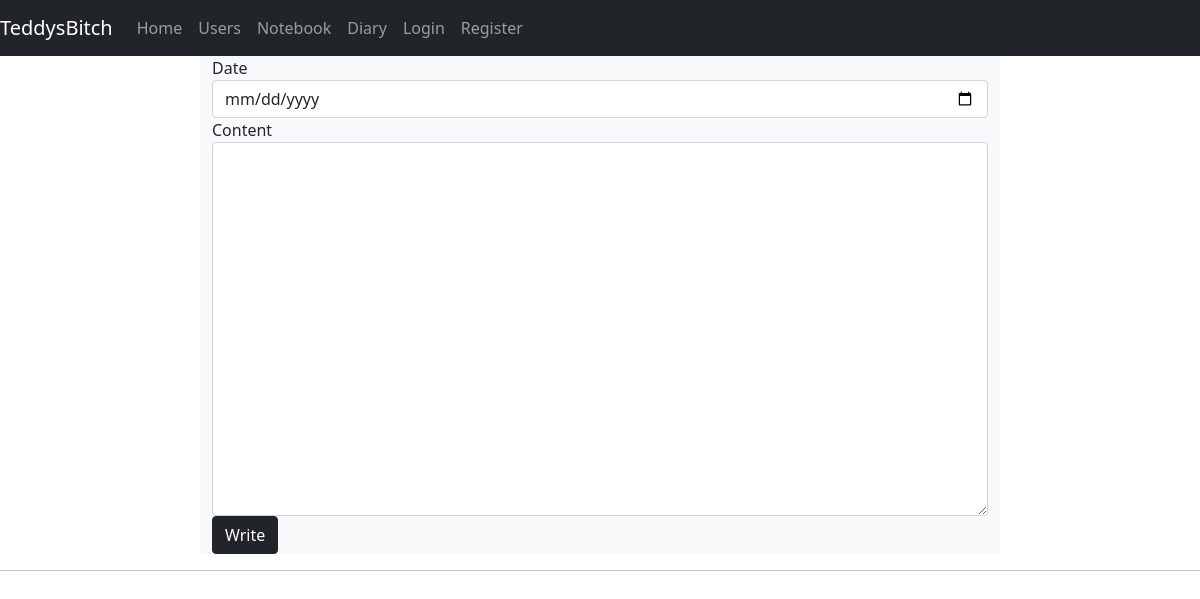
Page /diary on the earlier database version.
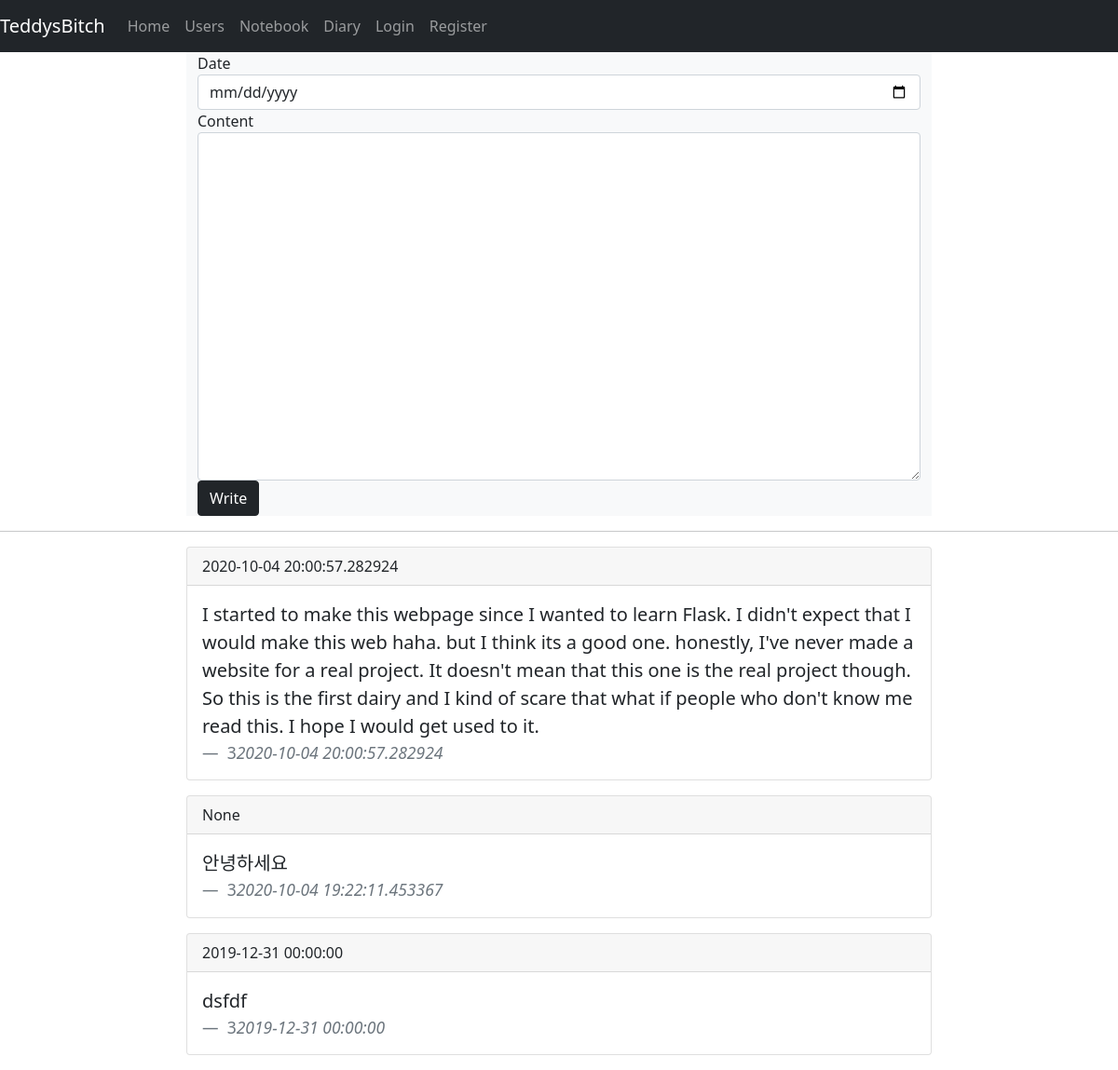
Same page on the later database version.
### app/models.py (models this page shows, shortened)
class Post(db.Model):
    __table_name__ = 'post'
    id = db.Column(db.Integer, primary_key=True)
    title = db.Column(db.String(100), nullable=False)
    content = db.Column(db.Text, nullable=False)
    datePosted = db.Column(db.DateTime, default=datetime.datetime.now())
    user_id = db.Column(db.Integer, db.ForeignKey('user.id'))

### app/views.py (the view)
@app.route('/diary')
def diary():
    posts = Post.query.order_by(desc('datePosted')).all()
    return render_template("diary.html", posts=posts)

### app/templates/diary.html
{% extends 'base.html' %}
{% block content %}
    <div class="row col-md-8 bg-light m-auto">
            <form method="POST" action="/diary/new" class='form-inline' role="form">
                <label>Date</label>
                <input type="date" class="form-control" name="date"/>
                <label>Content</label>
                <textarea class="form-control" rows="15" name="content"></textarea>
                <button type="submit" class="btn btn-dark btn-block">Write</button>
            </form>
    </div>
    <hr>
    <div class="col-md-8 m-auto">
    {% if posts %}
        {% for post in posts %}
            <div class="card mt-3 mb-3">
                <div class="card-header">
                  {{ post.title }}
                </div>
                <div class="card-body">
                  <blockquote class="blockquote mb-0">
                    <p>{{ post.content }}</p>
                    <footer class="blockquote-footer"> {{ post.user_id }}<cite title="Source Title">{{ post.datePosted }}</cite></footer>
                  </blockquote>
                </div>
              </div>
        {% endfor %}
    {% endif %}
    </div>
{% endblock %}

### app/templates/base.html (shortened to what this page needs)
<!DOCTYPE html>
<html>
<head>
    <link rel='stylesheet' type='text/css' media='screen' href='https://stackpath.bootstrapcdn.com/bootstrap/5.0.0-alpha2/css/bootstrap.min.css'>
</head>
<body>
    <main role="main">
      <nav class="navbar navbar-expand-lg navbar-dark bg-dark">
        <a class="navbar-brand" href="#">TeddysBitch</a>
        <div class="collapse navbar-collapse" id="navbarSupportedContent">
          <ul class="navbar-nav mr-auto">
            <li class="nav-item active">
              <a class="nav-link" href="/">Home</a>
            </li>
            <li class="nav-item">
              <a class="nav-link" href="/users">Users</a>
            </li>
            <li class="nav-item">
              <a class="nav-link" href="/notebook">Notebook</a>
            </li>
            <li class="nav-item">
              <a class="nav-link" href="/diary">Diary</a>
            </li>
          </ul>
          <ul class="navbar-nav ml-auto">
            <li class="nav-item">
              {% if session['username'] %}
                <a class="nav-link" href="/logout">Logout</a>
              {% else %}
                <a class="nav-link" href="/login">Login</a>
              {% endif %}
            </li>
            <li class="nav-item">
              <a class="nav-link" href="/register">Register</a>
            </li>
          </ul>
        </div>
      </nav>
        {% block content %}
        {% endblock %}
    </main>
</body>
</html>

Differences in the rows shown:
added Post: title "2020-10-04 20:00:57.282924", content "I started to make this webpage since I wanted to learn Flask. I didn't expect that I would make this web haha. but I think its a good one. honestly, I've never made a website for a real project. It doesn't mean that this one is the real project though. So this is the first dairy and I kind of scare that what if people who don't know me read this. I hope I would get used to it.", user_id "3", datePosted "2020-10-04 20:00:57.282924"
added Post: title "None", content "안녕하세요", user_id "3", datePosted "2020-10-04 19:22:11.453367"
added Post: title "2019-12-31 00:00:00", content "dsfdf", user_id "3", datePosted "2019-12-31 00:00:00"
